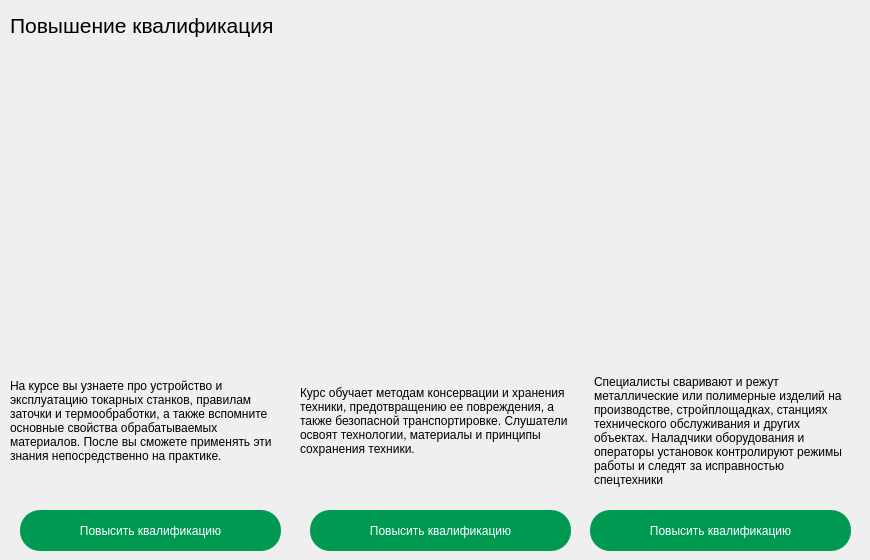
         <widget class="QWidget" name="education_page">
          <widget class="QLabel" name="label_12">
           <property name="geometry">
            <rect>
             <x>10</x>
             <y>50</y>
             <width>261</width>
             <height>291</height>
            </rect>
           </property>
           <property name="styleSheet">
            <string notr="true">border-radius:20px;
</string>
           </property>
           <property name="text">
            <string/>
           </property>
           <property name="pixmap">
            <pixmap resource="resourses.qrc">:/res/dude.png</pixmap>
           </property>
           <property name="scaledContents">
            <bool>true</bool>
           </property>
          </widget>
          <widget class="QLabel" name="label_17">
           <property name="geometry">
            <rect>
             <x>290</x>
             <y>50</y>
             <width>281</width>
             <height>291</height>
            </rect>
           </property>
           <property name="text">
            <string/>
           </property>
           <property name="pixmap">
            <pixmap resource="resourses.qrc">:/res/dude2.png</pixmap>
           </property>
           <property name="scaledContents">
            <bool>true</bool>
           </property>
          </widget>
          <widget class="QLabel" name="label_25">
           <property name="geometry">
            <rect>
             <x>590</x>
             <y>50</y>
             <width>271</width>
             <height>291</height>
            </rect>
           </property>
           <property name="text">
            <string/>
           </property>
           <property name="pixmap">
            <pixmap resource="resourses.qrc">:/res/dude1.png</pixmap>
           </property>
           <property name="scaledContents">
            <bool>true</bool>
           </property>
          </widget>
          <widget class="QLabel" name="label_30">
           <property name="geometry">
            <rect>
             <x>10</x>
             <y>10</y>
             <width>401</width>
             <height>31</height>
            </rect>
           </property>
           <property name="font">
            <font>
             <pointsize>16</pointsize>
            </font>
           </property>
           <property name="text">
            <string>Повышение квалификация</string>
           </property>
          </widget>
          <widget class="QPushButton" name="pushButton_link1">
           <property name="geometry">
            <rect>
             <x>20</x>
             <y>510</y>
             <width>261</width>
             <height>41</height>
            </rect>
           </property>
           <property name="styleSheet">
            <string notr="true">background-color: rgb(0, 153, 81);
color: white;
border-radius: 20px;</string>
           </property>
           <property name="text">
            <string>Повысить квалификацию</string>
           </property>
          </widget>
          <widget class="QPushButton" name="pushButton_link2">
           <property name="geometry">
            <rect>
             <x>310</x>
             <y>510</y>
             <width>261</width>
             <height>41</height>
            </rect>
           </property>
           <property name="styleSheet">
            <string notr="true">background-color: rgb(0, 153, 81);
color: white;
border-radius: 20px;</string>
           </property>
           <property name="text">
            <string>Повысить квалификацию</string>
           </property>
          </widget>
          <widget class="QPushButton" name="pushButton_link3">
           <property name="geometry">
            <rect>
             <x>590</x>
             <y>510</y>
             <width>261</width>
             <height>41</height>
            </rect>
           </property>
           <property name="styleSheet">
            <string notr="true">background-color: rgb(0, 153, 81);
color: white;
border-radius: 20px;</string>
           </property>
           <property name="text">
            <string>Повысить квалификацию</string>
           </property>
          </widget>
          <widget class="QLabel" name="label_31">
           <property name="geometry">
            <rect>
             <x>10</x>
             <y>360</y>
             <width>271</width>
             <height>121</height>
            </rect>
           </property>
           <property name="styleSheet">
            <string notr="true">QLabel{
setWordWrap(true);
}</string>
           </property>
           <property name="text">
            <string>На курсе вы узнаете про устройство и эксплуатацию токарных станков, правилам заточки и термообработки, а также вспомните основные свойства обрабатываемых материалов. После вы сможете применять эти знания непосредственно на практике.</string>
           </property>
           <property name="wordWrap">
            <bool>true</bool>
           </property>
          </widget>
          <widget class="QLabel" name="label_32">
           <property name="geometry">
            <rect>
             <x>300</x>
             <y>360</y>
             <width>271</width>
             <height>121</height>
            </rect>
           </property>
           <property name="text">
            <string>Курс обучает методам консервации и хранения техники, предотвращению ее повреждения, а также безопасной транспортировке. Слушатели освоят технологии, материалы и принципы сохранения техники.</string>
           </property>
           <property name="wordWrap">
            <bool>true</bool>
           </property>
          </widget>
          <widget class="QLabel" name="label_33">
           <property name="geometry">
            <rect>
             <x>594</x>
             <y>365</y>
             <width>251</width>
             <height>131</height>
            </rect>
           </property>
           <property name="text">
            <string>Специалисты сваривают и режут металлические или полимерные изделий на производстве, стройплощадках, станциях технического обслуживания и других объектах. Наладчики оборудования и операторы установок контролируют режимы работы и следят за исправностью спецтехники</string>
           </property>
           <property name="wordWrap">
            <bool>true</bool>
           </property>
          </widget>
         </widget>
